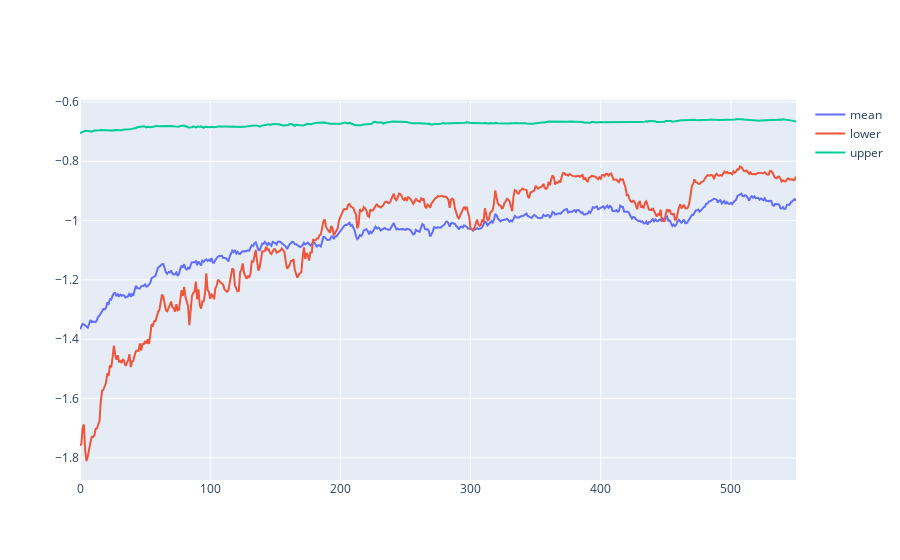

Notebook source saved alongside this figure:
### Code cell
import plotly.graph_objs as go

fig = go.Figure()
moving_avg_list = []
moving_lower_quantile_list = []
moving_upper_quantile_list = []
cummax_list = []
for key, gp in df.groupby('random_state'):
    moving_avg_list.append(gp.sort_values('num_exp')['reward'].rolling(50).mean().dropna().values)
    moving_lower_quantile_list.append(gp.sort_values('num_exp')['reward'].rolling(50).quantile(0.25).dropna().values)
    moving_upper_quantile_list.append(gp.sort_values('num_exp')['reward'].rolling(50).quantile(0.75).dropna().values)
    cummax_list.append(gp.sort_values('num_exp')['reward'].cummax().values)
moving_avg = pd.DataFrame(moving_avg_list).mean()
moving_lower_quantile = pd.DataFrame(moving_lower_quantile_list).mean()
moving_upper_quantile = pd.DataFrame(moving_upper_quantile_list).mean()
cummax = pd.DataFrame(cummax_list).mean()
fig.add_trace(go.Scatter(x=list(range(len(moving_avg))), y=moving_avg, mode='lines', name='mean'))
fig.add_trace(go.Scatter(x=list(range(len(moving_lower_quantile))), y=moving_lower_quantile, mode='lines', name='lower'))
fig.add_trace(go.Scatter(x=list(range(len(moving_upper_quantile))), y=moving_upper_quantile, mode='lines', name='upper'))
# fig.add_trace(go.Scatter(x=list(range(len(cummax))), y=cummax, mode='lines', name='cummax'))
fig.show()

### Figure 1 — Plotly figure (JSON) as saved in the notebook; plotly's stock layout.template omitted (floating-point values rounded to 4 significant figures; data arrays with more than 128 entries replaced by an {"elided": "..."} marker saying what was removed)
{"data": [{"mode": "lines", "name": "mean", "type": "scatter", "x": {"elided": "551 int values"}, "y": {"elided": "551 float values"}}, {"mode": "lines", "name": "lower", "type": "scatter", "x": {"elided": "551 int values"}, "y": {"elided": "551 float values"}}, {"mode": "lines", "name": "upper", "type": "scatter", "x": {"elided": "551 int values"}, "y": {"elided": "551 float values"}}], "layout": {}}
